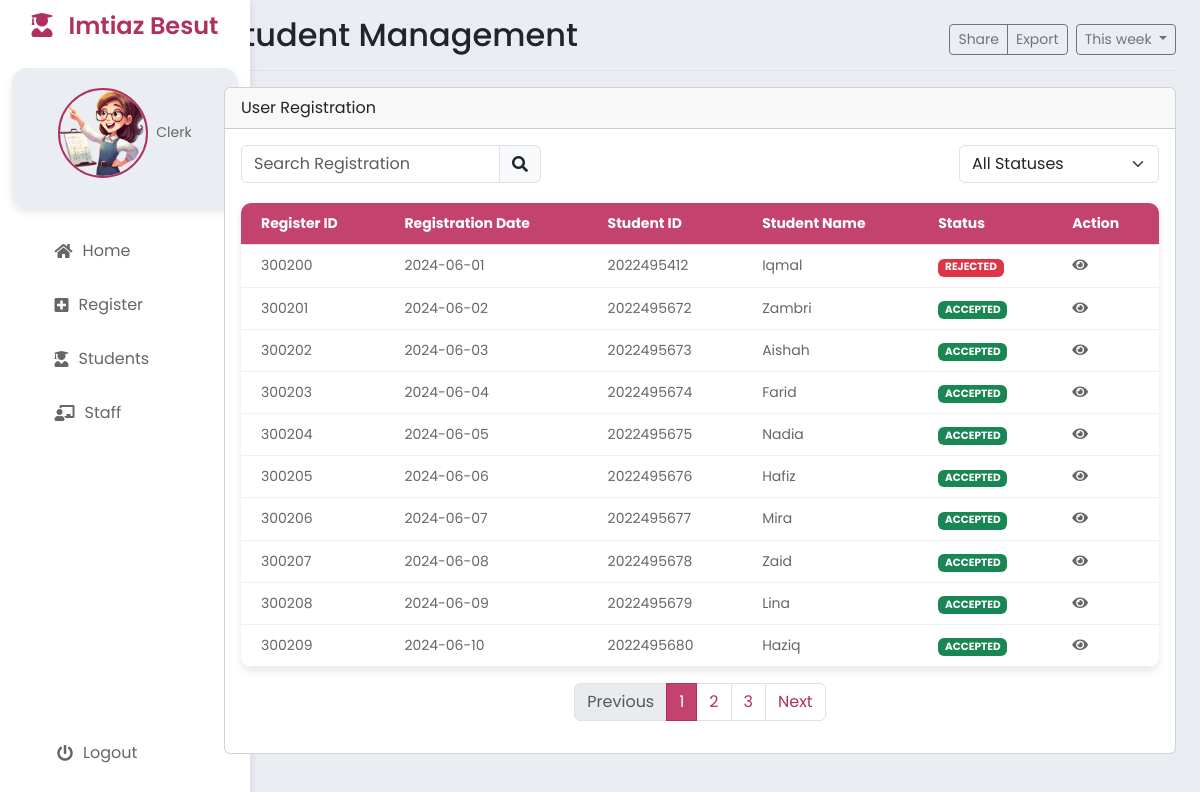
Page /StaffRegister.php on the committed database.
### tables this page shows
CREATE TABLE `register` (
  `registerID` int NOT NULL AUTO_INCREMENT,
  `registerDate` date DEFAULT NULL,
  `registerStatus` varchar(20) DEFAULT 'PENDING',
  `registerDesc` varchar(50) DEFAULT NULL,
  `studID` int DEFAULT NULL,
  `clerkID` int DEFAULT NULL,
  PRIMARY KEY (`registerID`),
  KEY `studID` (`studID`),
  KEY `clerkID` (`clerkID`),
  CONSTRAINT `register_ibfk_1` FOREIGN KEY (`studID`) REFERENCES `student` (`studID`),
  CONSTRAINT `register_ibfk_2` FOREIGN KEY (`clerkID`) REFERENCES `clerk` (`clerkID`)
);

CREATE TABLE `student` (
  `studID` int NOT NULL AUTO_INCREMENT,
  `studName` varchar(50) NOT NULL,
  `studIC` varchar(12) NOT NULL,
  `studGender` varchar(2) NOT NULL,
  `studDOB` date DEFAULT NULL,
  `studAge` int DEFAULT NULL,
  `studPhone` varchar(15) DEFAULT NULL,
  `studState` varchar(50) DEFAULT NULL,
  `studDistrict` varchar(50) DEFAULT NULL,
  `studPostcode` int DEFAULT NULL,
  `studAddress` varchar(100) DEFAULT NULL,
  `studRace` varchar(20) DEFAULT NULL,
  `studParentName` varchar(50) DEFAULT NULL,
  `studParentNo` varchar(20) DEFAULT NULL,
  `studEmail` varchar(30) DEFAULT NULL,
  `studPassword` varchar(30) DEFAULT NULL,
  PRIMARY KEY (`studID`),
  UNIQUE KEY `studEmail` (`studEmail`)
);

### StaffRegister.php (the view, shortened to what this page needs)
<?php
include 'StaffHeader.php';
?>
<div class="row">
    <div class="col-md-12">
        <div class="card mb-3">
            <div class="card-header">User Registration</div>
            <div class="card-body">
                <div class="d-flex justify-content-between mb-3">
                    <div class="input-group" style="width: 300px;">
                        <input type="text" id="searchInput" class="form-control" placeholder="Search Registration" onkeyup="searchRegistration()">
                        <span class="input-group-text"><i class="fas fa-search"></i></span>
                    </div>
                    <div class="input-group" style="width: 200px;">
                        <select id="statusFilter" class="form-select" onchange="filterStatus()">
                            <option value="">All Statuses</option>
                        </select>
                    </div>
                </div>
                <table class="table" id="registerTable">
                    <thead>
                        <tr>
                            <th>Register ID</th>
                            <th>Registration Date</th>
                            <th>Student ID</th>
                            <th>Student Name</th>
                            <th>Status</th>
                            <th>Action</th>
                        </tr>
                    </thead>
                    <tbody>
                        <?php
                        include 'process/db.php';
                        $sql = "SELECT * FROM register r JOIN student s ON r.studID = s.studID";
                        $result = $conn->query($sql);
                        if ($result->num_rows > 0) {
                            while ($row = $result->fetch_assoc()) {
                                echo "<tr data-status='" . $row["registerStatus"] . "'>";
                                echo "<td>" . $row["registerID"] . "</td>";
                                echo "<td>" . $row["registerDate"] . "</td>";
                                echo "<td>" . $row["studID"] . "</td>";
                                echo "<td>" . $row["studName"] . "</td>";
                                if ($row["registerStatus"] == 'PENDING') {
                                    echo "<td><span class='badge bg-warning'>" . $row["registerStatus"] . "</span></td>";
                                } else if ($row["registerStatus"] == 'ACCEPTED') {
                                    echo "<td><span class='badge bg-success'>" . $row["registerStatus"] . "</span></td>";
                                } else if ($row["registerStatus"] == 'REJECTED') {
                                    echo "<td><span class='badge bg-danger'>" . $row["registerStatus"] . "</span></td>";
                                }
                                echo "<td>";
                                echo "<a href='#' class='view' data-id='" . $row["registerID"] . "' data-name='" . $row["studName"] . "' data-date='" . $row["registerDate"] . "' data-studID='" . $row["studID"] . "'><i class='fas fa-eye'></i></a> ";
                                echo "</td>";
                                echo "</tr>";
                            }
                        } else {
                            echo "<tr><td colspan='6'>No results</td></tr>";
                        }
                        ?>
                    </tbody>
                </table>
                <nav aria-label="Page navigation example">
                    <ul class="pagination justify-content-center" id="pagination"></ul>
                </nav>
            </div>
        </div>
    </div>
</div>
</body>
</html>

### styles.css (style rules this page uses)
:root { --background-color: #EAEEF3; --pop-color: #fff; --active-font-color: #B03060; --softer-color: #c4436e; }
* { margin: 0; padding: 0; box-sizing: border-box; font-family: 'Poppins', sans-serif; }
body { display: flex; min-height: 100vh; background: var(--background-color); }
.table { width: 100%; border-collapse: collapse; margin-top: 20px; box-shadow: 0 4px 8px rgba(0, 0, 0, 0.1); border-radius: 10px; overflow: hidden; }
.table thead th { background-color: var(--softer-color) ; color: #fff; font-size: 14px; text-align: left; padding: 10px 20px; }
.table tbody tr { border-bottom: 1px solid #f0f0f0; transition: background 0.3s; }
.table tbody td { font-size: 14px; color: #666; padding: 10px 20px; }
.table i { color: #666; }
a { color: var(--active-font-color); text-decoration: none; transition: color 0.3s; }

### rows in the picture
register: registerID "300200", registerDate "2024-06-01", studID.studID "2022495412", studID.studName "Iqmal", registerStatus "REJECTED"
register: registerID "300201", registerDate "2024-06-02", studID.studID "2022495672", studID.studName "Zambri", registerStatus "ACCEPTED"
register: registerID "300202", registerDate "2024-06-03", studID.studID "2022495673", studID.studName "Aishah", registerStatus "ACCEPTED"
register: registerID "300203", registerDate "2024-06-04", studID.studID "2022495674", studID.studName "Farid", registerStatus "ACCEPTED"
register: registerID "300204", registerDate "2024-06-05", studID.studID "2022495675", studID.studName "Nadia", registerStatus "ACCEPTED"
register: registerID "300205", registerDate "2024-06-06", studID.studID "2022495676", studID.studName "Hafiz", registerStatus "ACCEPTED"
register: registerID "300206", registerDate "2024-06-07", studID.studID "2022495677", studID.studName "Mira", registerStatus "ACCEPTED"
register: registerID "300207", registerDate "2024-06-08", studID.studID "2022495678", studID.studName "Zaid", registerStatus "ACCEPTED"
register: registerID "300208", registerDate "2024-06-09", studID.studID "2022495679", studID.studName "Lina", registerStatus "ACCEPTED"
register: registerID "300209", registerDate "2024-06-10", studID.studID "2022495680", studID.studName "Haziq", registerStatus "ACCEPTED"

### other values in the picture
$title "Student Management"
